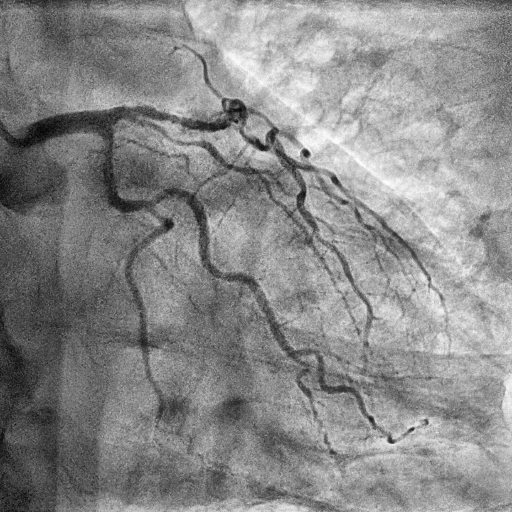
#> input picture exports/opencv/adaptive-histogram-eq/cl2_frame25.png, 512 x 512 px
$ python wavelet_transform.py
#> lines starting #> are read from the running program, lines starting #| are printed output that depends on the picture
import cv2 as cv
import pywt
import numpy as npy
from scipy.stats import median_abs_deviation

# Source - https://medium.com/@koushikc2000/2d-discrete-wavelet-transformation-and-its-applications-in-digital-image-processing-using-matlab-1f5c68672de3 - 15/02/2024

# Import image
img:cv.Mat = cv.imread("../exports/opencv/adaptive-histogram-eq/cl2_frame25.png", cv.IMREAD_COLOR)
#> img is the input picture: shape (512, 512, 3); min 1, max 255, mean 137.5
img_gray:cv.Mat

# Retrieve approximation and detail coefficients for each channel R, G, B
coeffs_R = pywt.dwt2(img[:,:,0], 'haar')
coeffs_G = pywt.dwt2(img[:,:,1], 'haar')
coeffs_B = pywt.dwt2(img[:,:,2], 'haar')

xaR, (xhR, xvR, xdR) = coeffs_R
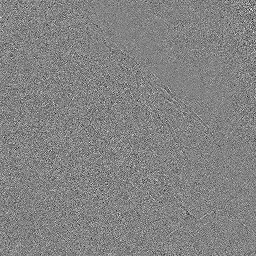
#> xdR: shape (256, 256) float64; min -44, max 41.5, mean 0; drawn with min black and max white
xaG, (xhG, xvG, xdG) = coeffs_G
xaB, (xhB, xvB, xdB) = coeffs_B

xa = npy.stack([xaR, xaG, xaB], axis=-1)
xh = npy.stack([xhR, xhG, xhB], axis=-1)
xv = npy.stack([xvR, xvG, xvB], axis=-1)
xd = npy.stack([xdR, xdG, xdB], axis=-1)

xA = xa / 255.0

cv.imshow('xA', xA * 0.3)
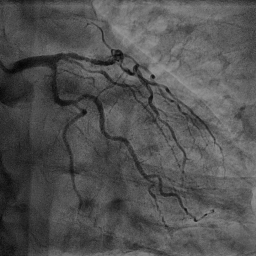
#> window 'xA': shape (256, 256, 3) float64; min 0.0176, max 0.594, mean 0.324
cv.imshow('xh', npy.log10(xh) * 0.3)
cv.imshow('xv', npy.log10(xv) * 0.3)

cv.imshow('xd', npy.log10(xd) * 0.3)

# Apply DWT on each of the partial components above
coeffs_aaR = pywt.dwt2(xa[:,:,0], 'haar')
coeffs_aaG = pywt.dwt2(xa[:,:,1], 'haar')
coeffs_aaB = pywt.dwt2(xa[:,:,2], 'haar')

xaaR, (xhhR, xvvR, xddR) = coeffs_aaR
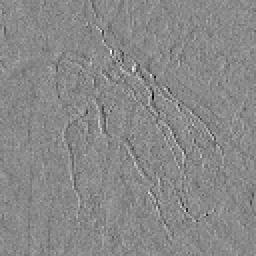
#> xvvR: shape (128, 128) float64 (shown 2 times larger); min -251.5, max 215, mean -0.8; drawn with min black and max white
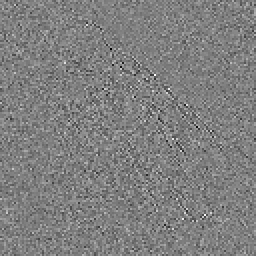
#> xddR: shape (128, 128) float64 (shown 2 times larger); min -89.5, max 89.25, mean 0; drawn with min black and max white
xaaG, (xhhG, xvvG, xddG) = coeffs_aaG
xaaB, (xhhB, xvvB, xddB) = coeffs_aaB

xaa = npy.stack([xaaR, xaaG, xaaB], axis=-1)
xhh = npy.stack([xhhR, xhhG, xhhB], axis=-1)
xvv = npy.stack([xvvR, xvvG, xvvB], axis=-1)
xdd = npy.stack([xddR, xddG, xddB], axis=-1)

xAA = xaa / 255.0

print(xAA.shape[0])
#| 128

cv.imshow("Average Component ",(xAA * 0.3))
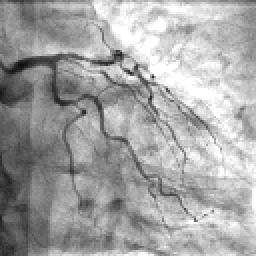
#> window 'Average Component ': shape (128, 128, 3) (shown 2 times larger); min 15, max 255, mean 164.2
cv.imshow("Horizontal Component", (npy.log10(xhh) * 0.5))
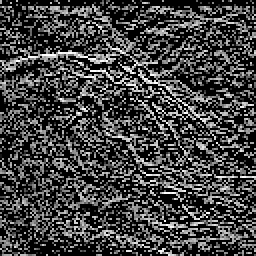
#> window 'Horizontal Component': shape (128, 128, 3) (shown 2 times larger); min 0, max 255, mean 66.5
cv.imshow("Vertical Component", (npy.log10(xvv) * 0.5))
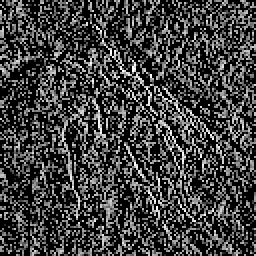
#> window 'Vertical Component': shape (128, 128, 3) (shown 2 times larger); min 0, max 255, mean 63.8
cv.imshow("Diagonal Component", (npy.log10(xdd) * 0.5))

cv.waitKey(0)
cv.destroyAllWindows()

$ run again, with exports/opencv/adaptive-histogram-eq/cl10_frame00.png copied over exports/opencv/adaptive-histogram-eq/cl2_frame25.png
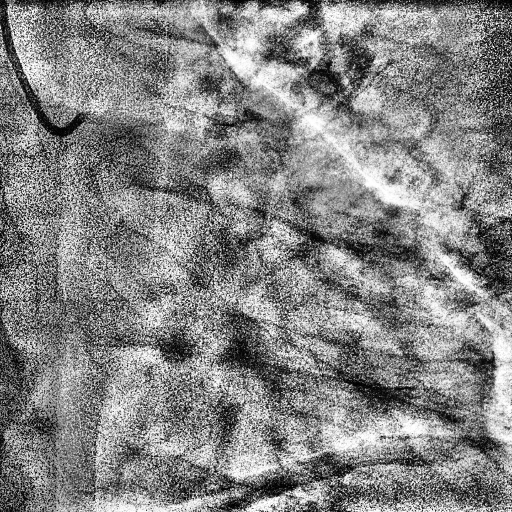
#> input picture exports/opencv/adaptive-histogram-eq/cl10_frame00.png, 512 x 512 px
#> img is the input picture: shape (512, 512, 3); min 0, max 255, mean 132
#| 128
#> `cv.imshow("Vertical Component", (npy.log10(xvv) * 0.5))`:
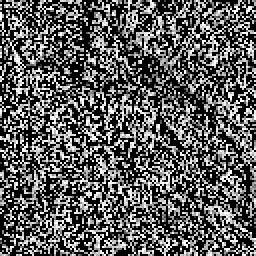
#> window 'Vertical Component': shape (128, 128, 3) (shown 2 times larger); min 0, max 255, mean 92
#> `cv.imshow("Diagonal Component", (npy.log10(xdd) * 0.5))`:
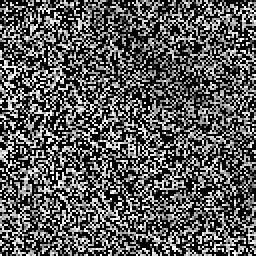
#> window 'Diagonal Component': shape (128, 128, 3) (shown 2 times larger); min 0, max 255, mean 89.3

$ run again, with exports/opencv/adaptive-histogram-eq/cl10_frame06.png copied over exports/opencv/adaptive-histogram-eq/cl2_frame25.png
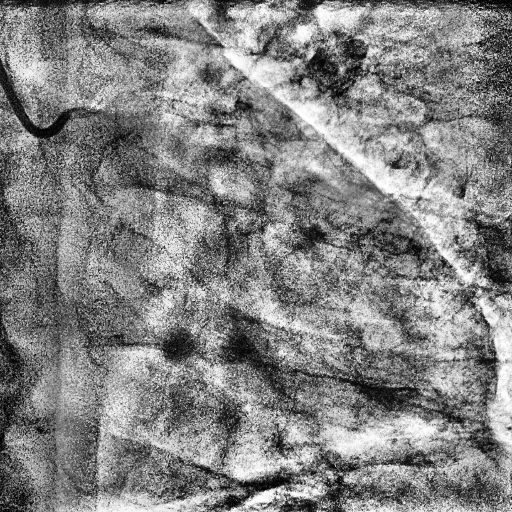
#> input picture exports/opencv/adaptive-histogram-eq/cl10_frame06.png, 512 x 512 px
#> img is the input picture: shape (512, 512, 3); min 0, max 255, mean 130.8
#| 128
#> `cv.imshow("Vertical Component", (npy.log10(xvv) * 0.5))`:
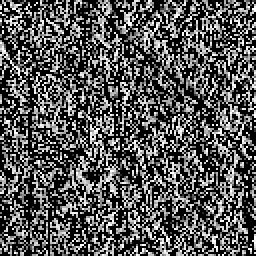
#> window 'Vertical Component': shape (128, 128, 3) (shown 2 times larger); min 0, max 255, mean 85.9
#> `cv.imshow("Diagonal Component", (npy.log10(xdd) * 0.5))`:
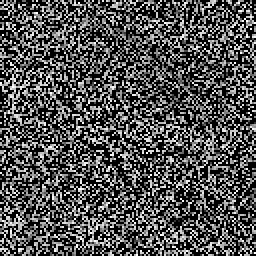
#> window 'Diagonal Component': shape (128, 128, 3) (shown 2 times larger); min 0, max 255, mean 81.4
